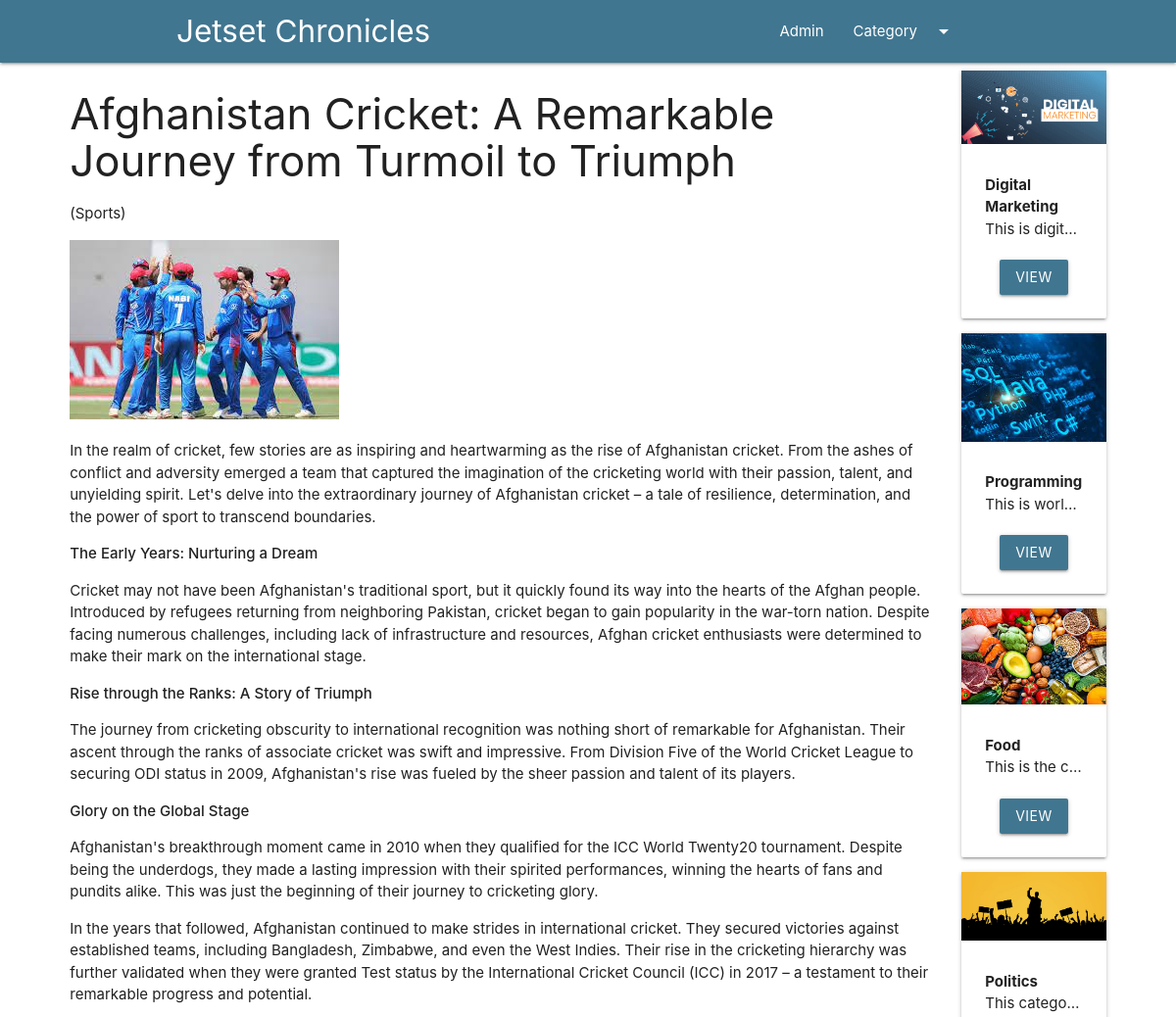
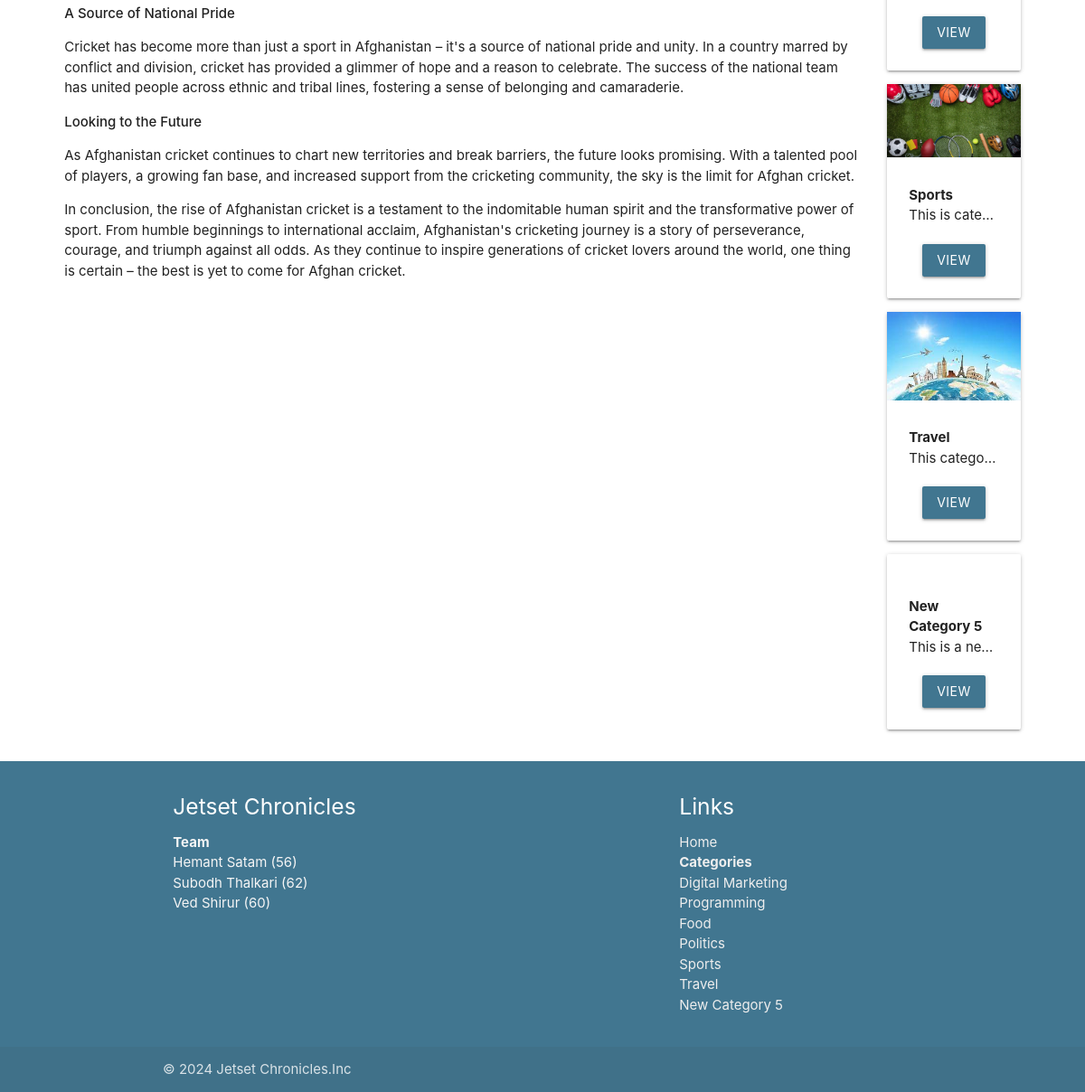
The app's page /blog/afg with its own data (2 pictures, top to bottom).
### blog/models.py (models this page shows, shortened)
class Post(models.Model):
    post_id = models.AutoField(primary_key=True)
    title = models.CharField(max_length=200)
    content =  models.TextField()
    url = models.CharField(max_length=100)
    cat = models.ForeignKey(Category, on_delete=models.CASCADE)
    image = models.ImageField(upload_to='post/',default='default_image.jpg')

class Category(models.Model):
    cat_id = models.AutoField(primary_key=True)
    title = models.CharField(max_length=100)
    description = models.TextField()
    url = models.CharField(max_length=100)
    image = models.ImageField(upload_to='category/')
    add_date = models.DateTimeField(auto_now_add=True, null=True)

### blog/views.py (the view)
# urls.py: path('blog/<slug:url>',post),
def post(request,url):
    post= Post.objects.get(url=url)
    cats=Category.objects.all()
    return render(request,'posts.html',{'post':post,'cats':cats})

### template/posts.html (shortened to what this page needs)
{%extends 'base.html'%}
{%block content%}
<div class="container-custom">
    <div class="row">
        <div class="col s12 m10">
            <h3>{{post.title}}</h3>
            <p>({{post.cat.title}})</p>
            <img src="/media/{{post.image}}" class="responsive-img" alt="">
            <br>
            <p>
                {{post.content|safe}}
            </p>
        </div>
        <div class="col s12 m2">
             {%for cat in cats %}
    <div class="card item" style="margin-left:10px;">
        <div class="img-container">
            <img src="/media/{{cat.image}}" class="responsive-img" alt="">
        </div>
        <div class="card-content">
            <b >
                {{cat.title}}
            </b>
            <p class="truncate">{{cat.description}}</p>
             <div class="container center-align mar20">
            <a href="/category/{{cat.url}}" class="btn bg-cor">VIEW</a>
        </div>
        </div>
    </div>
    {%endfor%}
        </div>
    </div>
</div>
{%endblock%}

### template/footer.html (shortened to what this page needs)
<footer class="page-footer bg-cor">
          <div class="container">
            <div class="row">
              <div class="col l6 s12">
                <h5 class="white-text">Jetset Chronicles</h5>
                <p class="grey-text text-lighten-4"><b>Team</b><br> Hemant Satam (56) <br> Subodh Thalkari (62)<br>  Ved Shirur (60)<br>  </p>
              </div>
              <div class="col l4 offset-l2 s12">
                <h5 class="white-text">Links</h5>
                <ul>
                  <li><a class="grey-text text-lighten-3"  href="http://127.0.0.1:8000/">Home</a></li>
                    <li><a class="grey-text text-lighten-3"  ><b>Categories</b></a></li>
                  {%for cat in cats%}
                   <li><a class="grey-text text-lighten-3"  href="/category/{{cat.url}}">{{cat.title}}</a></li>
                    {%endfor%}
                </ul>
              </div>
            </div>
          </div>
          <div class="footer-copyright">
            <div class="container">
            © 2024 Jetset Chronicles.Inc
            </div>
          </div>
        </footer>

### blog/static/css/style.css (style rules this page uses)
.bg-cor { background:#417690; }
.mar20 { margin-top:20px; }
.container-custom { width:90%!important; margin:auto; }

### records on screen
Post: title "Afghanistan Cricket: A Remarkable Journey from Turmoil to Triumph", cat "Sports", image (picture), content "In the realm of cricket, few stories are as inspiring and heartwarming as the rise of Afghanistan cricket. From the ashes of conflict and adversity emerged a team that captured the imagination of the cricketing world with their passion, talent, and unyielding spirit. Let's delve into the extraordinary journey of Afghanistan cricket – a tale of resilience, determination, and the power of sport to transcend boundaries. The Early Years: Nurturing a Dream Cricket may not have been Afghanistan's traditional sport, but it quickly found its way into the hearts of the Afghan people. Introduced by refugees returning from neighboring Pakistan, cricket began to gain popularity in the war-torn nation.…"
Category: image (picture), title "Digital Marketing", description "This is digit…"
Category: image (picture), title "Programming", description "This is worl…"
Category: image (picture), title "Food", description "This is the c…"
Category: image (picture), title "Politics", description "This catego…"
Category: image (picture), title "Sports", description "This is cate…"
Category: image (picture), title "Travel", description "This catego…"
Category: title "New Category 5", description "This is a ne…"
